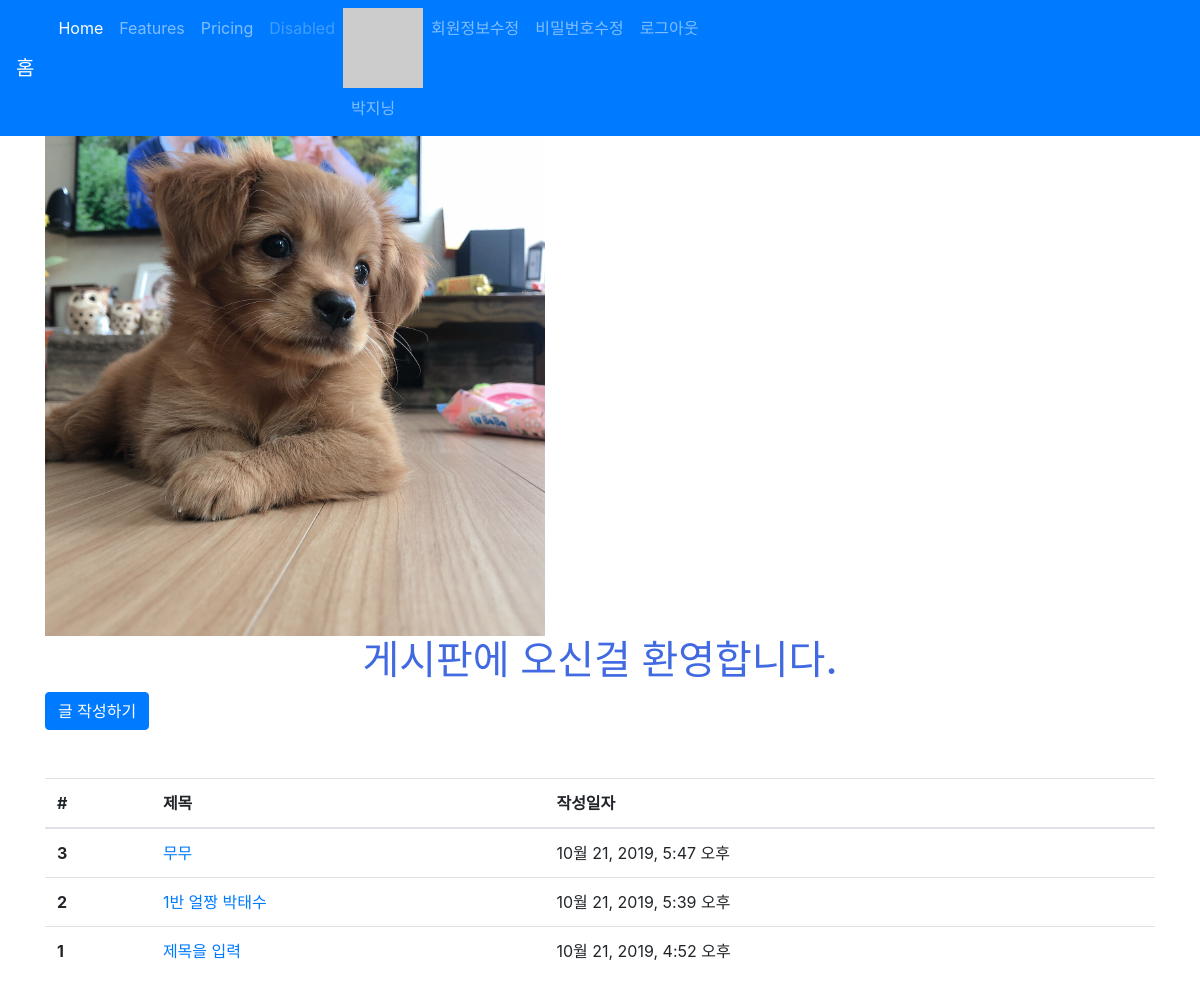
Before: /articles/ (signed in) with the older database file.
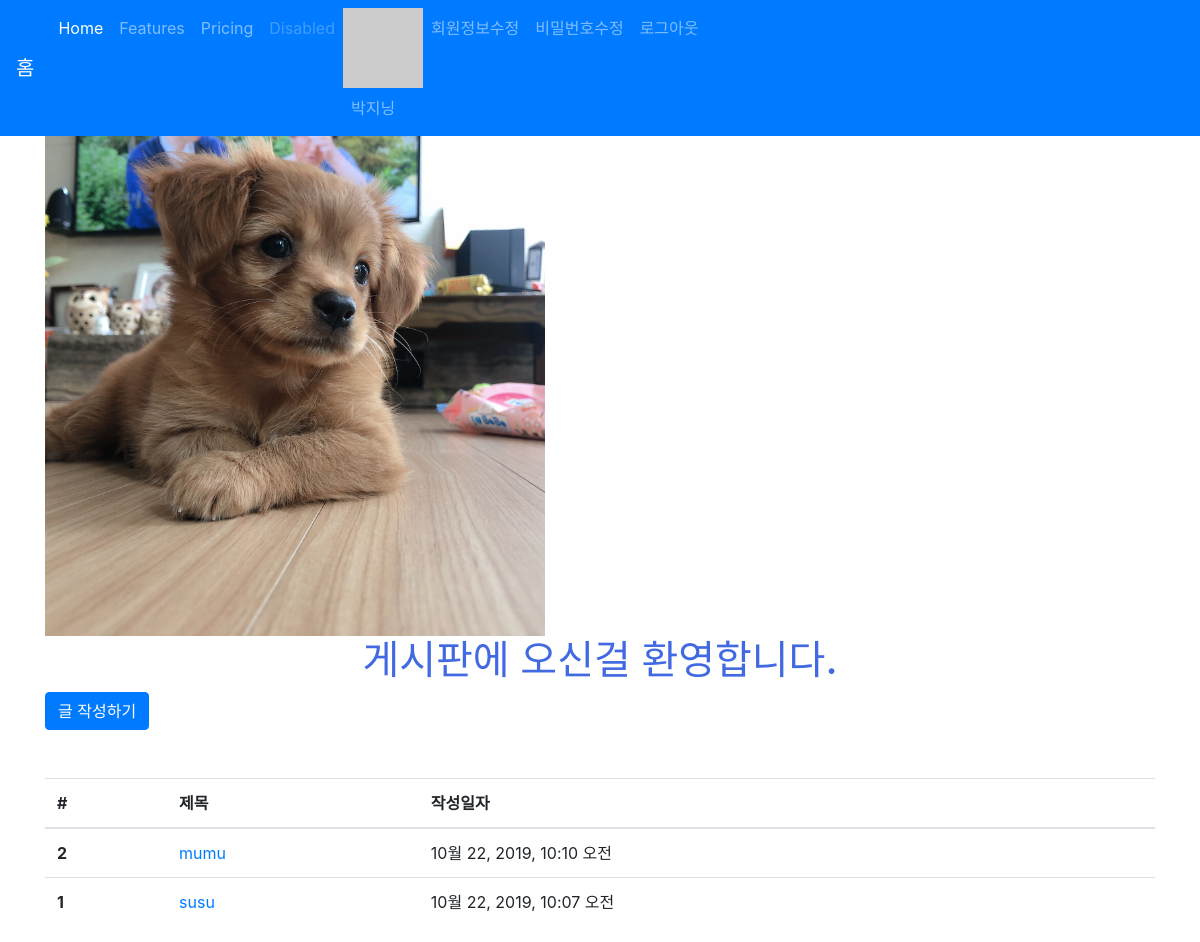
After: the same page with the newer database file.
### accounts/models.py (models this page shows)
class User(AbstractUser):
    pass

### articles/models.py (models this page shows, shortened)
class Article(models.Model):
    title = models.CharField(max_length=10)
    content = models.TextField()
    image = models.ImageField(blank=True)
    image_thumbnail = ImageSpecField(
        processors=[ResizeToFill(300, 300)],
        format='JPEG',
        options={'quality': 80}
    )
    created_at = models.DateTimeField(auto_now_add=True)
    updated_at = models.DateTimeField(auto_now=True)
    user = models.ForeignKey(settings.AUTH_USER_MODEL, on_delete=models.CASCADE)
    like_users = models.ManyToManyField(
                                settings.AUTH_USER_MODEL,
                                related_name='like_articles',
                                blank=True
                                )

### articles/views.py (the view)
# urls.py: path('', views.index, name='index'),
def index(request):
    articles = Article.objects.order_by('-id') # 최신글 위로 오도록
    context = {
        'articles': articles
    }
    return render(request, 'articles/index.html', context)

### articles/templatetags/gravatar.py (called while the page is built)
@register.filter
def makehash(email):
    return 'https://www.gravatar.com/avatar/' + hashlib.md5(email.strip().lower().encode('utf-8')).hexdigest()

### articles/templates/articles/index.html (shortened to what this page needs)
{% extends 'articles/base.html' %}
{% load static %}
{% block css %}
<link rel="stylesheet" href="{% static 'articles/style.css' %}">
{% endblock %}
{% block body %}
<img src="{% static 'articles/bg.jpg' %}" alt="배경" width="500">
<h1 class="text-center title">게시판에 오신걸 환영합니다.</h1>
{% if user.is_authenticated %}
  <a class="btn btn-primary" href="{% url 'articles:create' %}" role="button">글 작성하기</a>
{% endif %}
<table class="table mt-5">
  <thead>
    <tr>
      <th scope="col">#</th>
      <th scope="col">제목</th>
      <th scope="col">작성일자</th>
    </tr>
  </thead>
  {% for article in articles %}
  <tr>
    <th scope="row">{{ article.id}}</th>
    <td>
      <a href="{% url 'articles:detail' article.pk %}">
        {{ article.title }}
      </a>
    </td>
      <td>{{ article.created_at }}</td>
    </tr>
    {% endfor %}
</table>
{% endblock %}

### articles/templates/articles/base.html (shortened to what this page needs)
{% load static %}
<!DOCTYPE html>
<html lang="en">
<head>
  <link rel="stylesheet" href="{% static 'bootstrap/css/bootstrap.min.css' %}">
  {% block css %}{% endblock %}
</head>
<body>
  <nav class="navbar navbar-expand-lg navbar-dark bg-primary">
    <a class="navbar-brand" href="/articles/">홈</a>
    <div class="collapse navbar-collapse" id="navbarNav">
      <ul class="navbar-nav">
        <li class="nav-item active">
          <a class="nav-link" href="#">Home <span class="sr-only">(current)</span></a>
        </li>
        <li class="nav-item">
          <a class="nav-link" href="#">Features</a>
        </li>
        <li class="nav-item">
          <a class="nav-link" href="#">Pricing</a>
        </li>
        <li class="nav-item">
          <a class="nav-link disabled" href="#" tabindex="-1" aria-disabled="true">Disabled</a>
        </li>
        {% if user.is_authenticated %}
        <li class="nav-item">
          {% load gravatar %}
          <img src="{{ user.email|makehash }}" alt="">
          <a class="nav-link">{{ user.username }}</a>
        </li>
        <li class="nav-item">
          <a class="nav-link" href="{% url 'accounts:update' %}">회원정보수정</a>
        </li>
        <li class="nav-item">
          <a class="nav-link" href="{% url 'accounts:password' %}">비밀번호수정</a>
        </li>
        <li class="nav-item">
          <a class="nav-link" href="{% url 'accounts:logout' %}">로그아웃</a>
        </li>
        {% endif %}
      </ul>
    </div>
  </nav>
  <div class="container">
    {% block body %}
    {% endblock %}
  </div>
</body>
</html>

### articles/static/articles/style.css (style rules this page uses)
.title { color: royalblue; }

Changed rows visible on the page:
removed Article: id "3", title "무무", created_at "10월 21, 2019, 5:47 오후"
changed Article id 2: title "1반 얼짱 박태수" → "mumu"; created_at "10월 21, 2019, 5:39 오후" → "10월 22, 2019, 10:10 오전"
changed Article id 1: title "제목을 입력" → "susu"; created_at "10월 21, 2019, 4:52 오후" → "10월 22, 2019, 10:07 오전"
